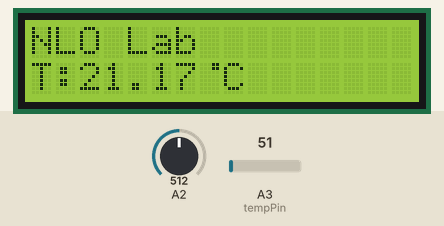
Simulated run of this sketch. Board: Arduino Uno, built with avr-gcc and run on an emulated ATmega328P. Parts: 16×2 character LCD. The test bench sets the inputs (shaded band); at power-on: A2 = 512, A3 (tempPin) = 51.

Above: at 8.0 s.
8.1 s: A2 set to 716
At 10.7 s:
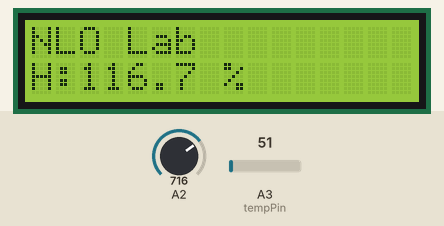
11.1 s: A3 (tempPin) set to 61
At 12.8 s:
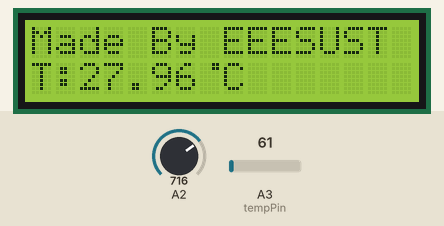
14.1 s: A3 (tempPin) set to 71
At 16.8 s:
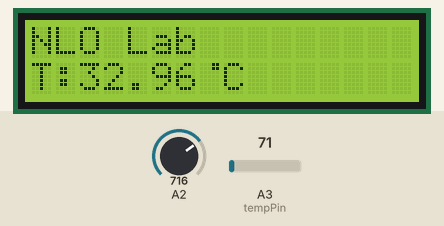
17.1 s: A2 set to 900
At 18.9 s:
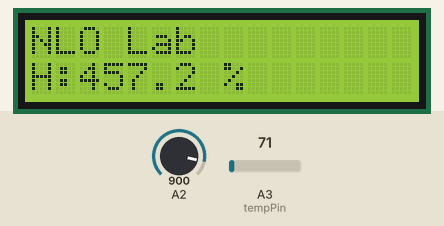
20.1 s: A2 set to 1023
At 22.8 s:
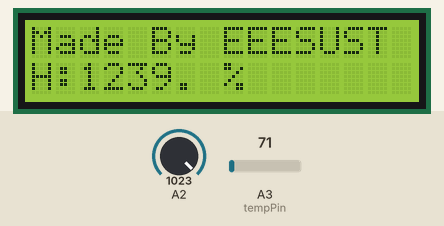
23.1 s: A3 (tempPin) set to 86
At 24.9 s:
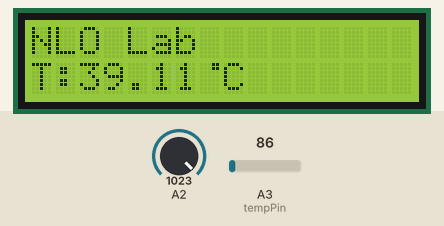
Timing chart, 0 to 26.4 s (numbered marks = the images above; inputs shaded):
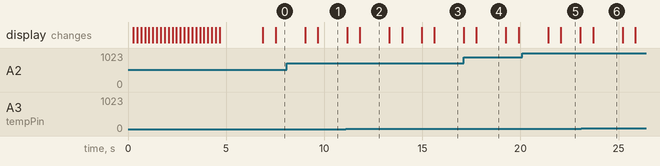

Measured:
- what the display in image 2 shows lasts 1.5 s, from 11.8 s to 13.3 s
- what the display in image 5 shows lasts 1.0 s, from 22.1 s to 23.1 s

The sketch:

Weather_station_Code_temp_humidity_ver1_1.ino
```cpp
//Code for ATMEGA328
// including temperature and humidity and rain
// Code by Shahadat Hussain Parvez. Mail at shparvez001@gmail.com, http://www.shparvez.net
#include <avr/io.h>

#include <LiquidCrystal.h>


byte deg[8] = {
  0b00011,
  0b00011,
  0b00000,
  0b00000,
  0b00000,
  0b00000,
  0b00000,
  0b00000
};


float tempc = 0;  // variable for holding Celcius temp (floating for decimal points precision)
int tempPin = 3;  // Declaring the Analog input to be 0 (A0) of Arduino board.
float samples[8]; // array to hold 8 samples for Average temp calculation
float maxi = 0,mini = 100; // max/min temperature variables with initial values. LM35 in simple setup only measures Temp above 0.
int i;
float rhsense = 0;
float rh = 0;
float k=0;


LiquidCrystal lcd(10, 9, 5, 6, 7, 8);


void setup ()
{


    lcd.createChar(1, deg);
  //  Serial.begin(9600); //opens serial port, sets data rate to 9600 bps

      lcd.begin(16, 2);


        lcd.setCursor(0, 0);
        lcd.print("Portable weather Station, Made By EEESUST");
          for (int positionCounter = 0; positionCounter < 24; positionCounter++) {
    // scroll one position left:
    lcd.scrollDisplayLeft();
    // wait a bit:
    delay(200);
  }
        lcd.setCursor(0, 1);
        lcd.print("Made By EEESUST");

delay(2000);


}

	void loop()
	{


                 for(i=0;i<10;i++){
                 lcd_all( );
                  lcd_eee( );
                 }


	}


void lcd_all( ) {


     //change it to other place with function


    lcd.clear();

    lcd.setCursor(0, 0);
    lcd.print("NLO Lab");

init_temp();

    lcd.setCursor(0, 1);
    lcd.print("T:");
    lcd.setCursor(2, 1);
    lcd.print(tempc);

    lcd.setCursor(7, 2);
    lcd.write(1);
    lcd.setCursor(8, 2);
    lcd.print("C");


          delay(1500);


    lcd.clear();

    lcd.setCursor(0, 0);
    lcd.print("NLO Lab");

    init_humidity( );
    lcd.setCursor(0, 1);
    lcd.print("H:");
    lcd.setCursor(2, 1);
    lcd.print(rh);
    lcd.setCursor(7, 1);
    lcd.print(" %");

          delay(1500);


 }

void lcd_eee( ) {


     //change it to other place with function


    lcd.clear();

    lcd.setCursor(0, 0);
    lcd.print("Made By EEESUST");

init_temp();

    lcd.setCursor(0, 1);
    lcd.print("T:");
    lcd.setCursor(2, 1);
    lcd.print(tempc);

    lcd.setCursor(7, 2);
    lcd.write(1);
    lcd.setCursor(8, 2);
    lcd.print("C");


          delay(1500);


    lcd.clear();

    lcd.setCursor(0, 0);
    lcd.print("Made By EEESUST");

    init_humidity( );
    lcd.setCursor(0, 1);
    lcd.print("H:");
    lcd.setCursor(2, 1);
    lcd.print(rh);
    lcd.setCursor(7, 1);
    lcd.print(" %");

          delay(1000);


 }


void init_temp( ) {

     //      tempc=( 4 * analogRead(tempPin) * 100.0) / 1024.0;


     // Start of calculations FOR loop.
for(i = 0;i<=7;i++){ // gets 8 samples of temperature
samples[i] = (4.25 * analogRead(tempPin) * 100.0) / 1024.0; // conversion math of LM35 sample to readable temperature and stores result to samples array. 1024 is the Bit depth (quantization) of Arduino.
// 5 is the supply volts of LM35. Change appropriatelly to have correct measurement. My case is 4.4Volts.


tempc = tempc + samples[i]; // do the addition for average temperature
delay(80); // wait 800ms
}

tempc = tempc/8.0; // calculated the averare of 8 samples in Celcius


}


void init_humidity( ) {


  for(i = 0;i<=7;i++){ // gets 8 samples of temperature


   rhsense = (analogRead(A2));
           k=(rhsense*5)/1024;

          // rh = ((30.855*(rhsense/204.6))-11.504);
//          rh=4.8008*k*k*k*k*k-47.772*k*k*k*k+ 184.64*k*k*k-343.78*k*k+334.28* k + -110.6 ;


samples[i] = 4.8008*k*k*k*k*k-47.772*k*k*k*k+ 184.64*k*k*k-343.78*k*k+334.28* k + -110.6 ;


rh = rh + samples[i]; // do the addition for average temperature
delay(80); // wait 800ms
}

rh = rh/8.0; // calculated the averare of 8 samples in Celcius


}
```
